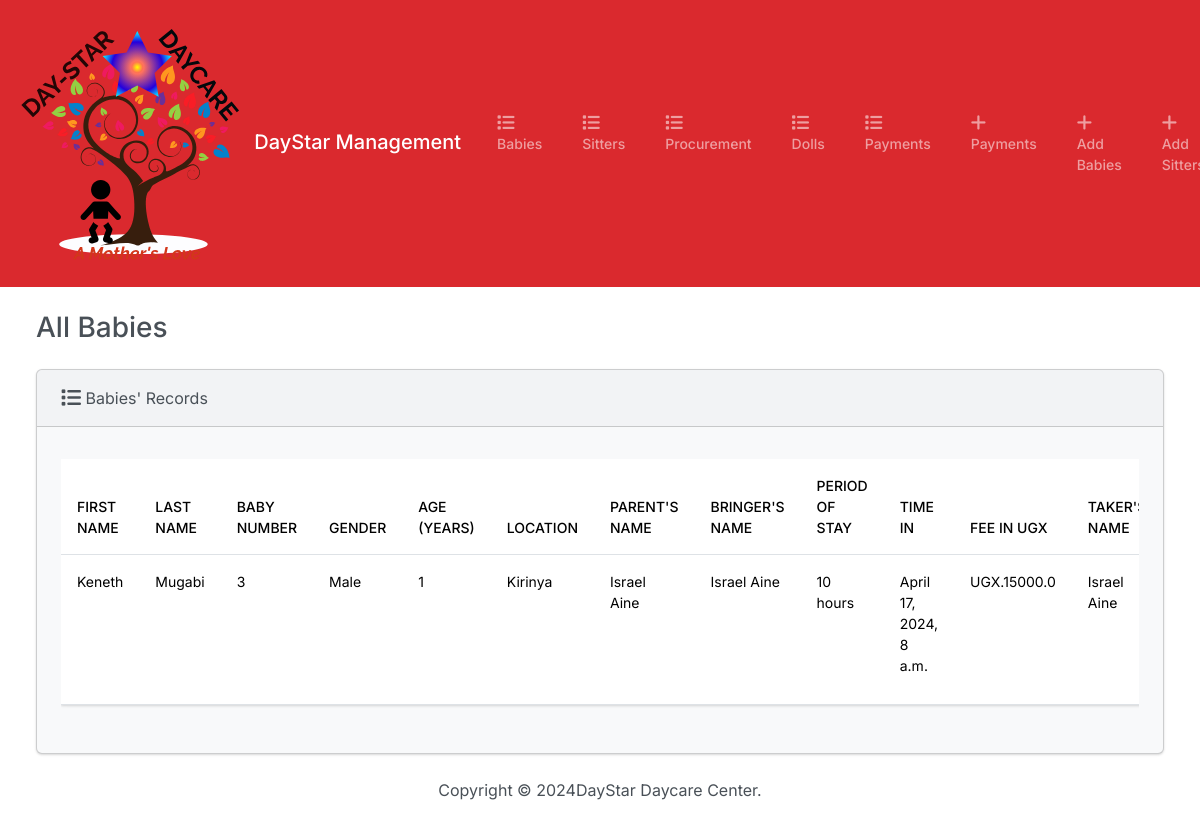
Page /baby/ on the earlier database version.
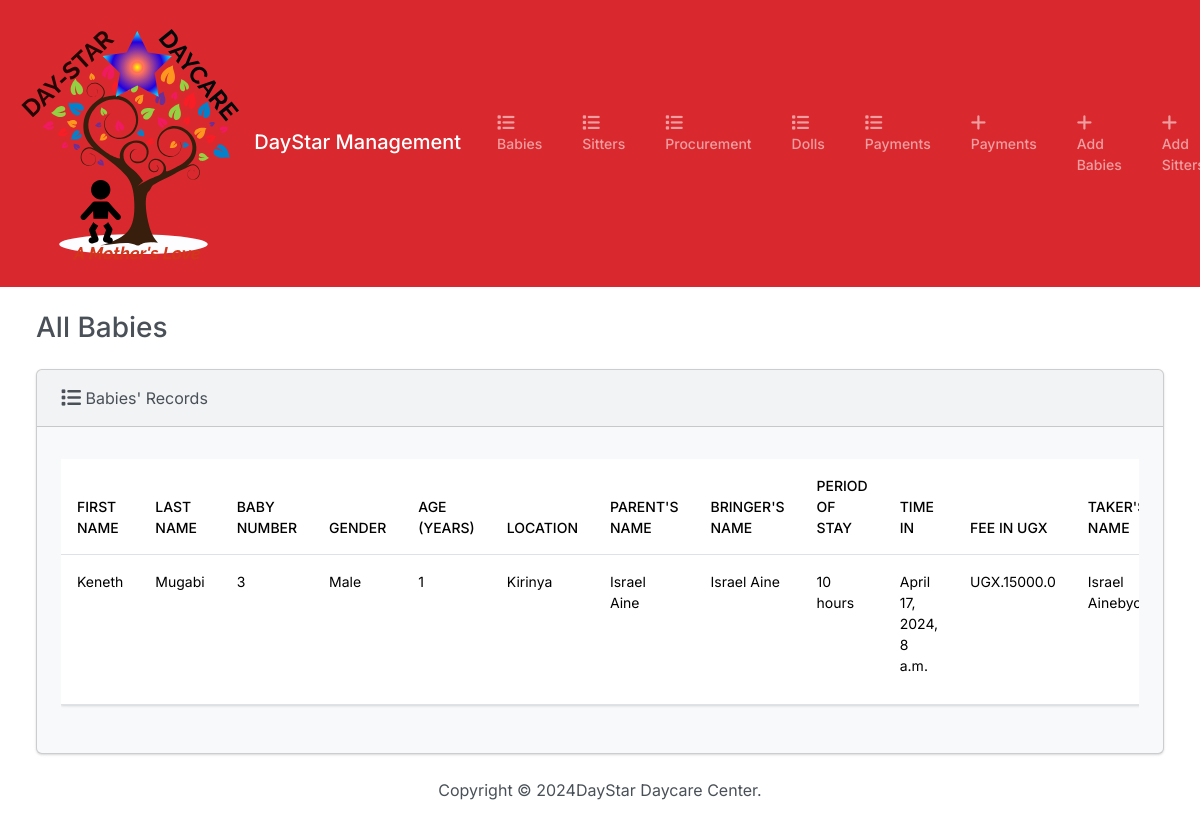
Same page on the later database version.
### daystarapp/models.py (models this page shows, shortened)
class Baby(models.Model):
    first_name = models.CharField(max_length=50, null=True, blank=True)
    last_name = models.CharField(max_length=50, null=True, blank=True)
    baby_number = models.PositiveIntegerField(null=True, blank=True, default=0)
    gender = models.CharField(max_length=10, null=True, blank=True)
    age = models.PositiveIntegerField()
    location = models.CharField(max_length=50, null=True, blank=True)
    parent_name = models.CharField(max_length=50, null=True, blank=True)
    bringer_name = models.CharField(max_length=50,null=True, blank=True)
    period_of_stay = models.CharField(max_length=50, null=True, blank=True)
    time_in = models.DateTimeField()
    fee_in_ugx = models.FloatField()
    taker_name = models.CharField(max_length=50, null=True, blank=True)
    time_out = models.DateTimeField()
    comment = models.CharField(max_length=100, null=True, blank=True)

### daystarapp/views.py (the view)
# urls.py: path("baby/", views.baby, name="baby"),
def baby(request):
    return render(request, "babies/baby.html", {"babies": Baby.objects.all()} )

### daystarapp/templates/babies/baby.html (shortened to what this page needs)
{% extends "babies/base.html" %}
{% block body %}
        <h3 class="m-4">All Babies</h3>
        <div class="row">
            <div class="col-12">
                {% if babies %}
                <div class="card bg-light ms-4 me-4 mb-4">
                    <div class="card-header"><i class="fa-solid fa-list fa-lg"></i> Babies' Records </div>
                    <div class="card-body">
                      <p class="card-text">
                        <div class="table-responsive">
                            <table class="table table-hover">
                                <thead>
                                  <tr>
                                    <th scope="col">First Name</th>
                                    <th scope="col">Last Name</th>
                                    <th scope="col">Baby Number</th>
                                    <th scope="col">Gender</th>
                                    <th scope="col">Age (Years)</th>
                                    <th scope="col">Location</th>
                                    <th scope="col">Parent's Name</th>
                                    <th scope="col">Bringer's Name</th>
                                    <th scope="col">Period of Stay</th>
                                    <th scope="col">Time In</th>
                                    <th scope="col">Fee In UGX</th>
                                    <th scope="col">Taker's Name</th>
                                  </tr>
                                </thead>
                                <tbody>
                                 {% for baby in babies %}
                                 <tr>
                                    <td>{{ baby.first_name }}</td>
                                    <td>{{ baby.last_name }}</td>
                                    <td>{{ baby.baby_number }}</td>
                                    <td>{{ baby.gender }}</td>
                                    <td>{{ baby.age }}</td>
                                    <td>{{ baby.location }}</td>
                                    <td>{{ baby.parent_name }}</td>
                                    <td>{{ baby.bringer_name }}</td>
                                    <td>{{ baby.period_of_stay }}</td>
                                    <td>{{ baby.time_in }}</td>
                                    <td>UGX.{{ baby.fee_in_ugx }}</td>
                                    <td>{{ baby.taker_name }}</td>
                                  </tr>
                                 {% endfor %}
                              </tbody>
                              </table>
                        </div>
                      </p>
                    </div>
                {% else %}
                <h5 class="alert alert-primary ms-4 me-4">No Baby Records</h5>
                {% endif %}
            </div>
        </div>
{% endblock %}

### daystarapp/templates/babies/base.html (shortened to what this page needs)
{% load static %}
<!DOCTYPE html>
<html lang="en">
<head>
    <link rel="stylesheet" href="https://cdnjs.cloudflare.com/ajax/libs/font-awesome/6.5.2/css/all.min.css">
    <link rel="stylesheet" href="{% static 'css/bootstrap.min.css' %}">
    <link rel="stylesheet" href="{% static 'css/base.css' %}">
</head>
<body class="d-flex flex-column min-vh-100">
    <nav class="navbar navbar-expand-lg bg-danger" data-bs-theme="dark">
        <div class="container-fluid">
          <a class="navbar-brand" href="{% url 'baby' %}">
            <img src="{% static 'images/badge.png' %}" alt="{{ badge }}"> DayStar Management</a>
          <div class="collapse navbar-collapse" id="navbarColor01">
            <ul class="navbar-nav me-auto">
              <li class="nav-item">
                <a class="nav-link" href="{% url 'baby' %}"> Babies</a>
              </li>
              <li class="nav-item">
                <a class="nav-link" href="{% url 'sitter' %}"> Sitters</a>
              </li>
              <li class="nav-item">
                <a class="nav-link" href="#"> Procurement</a>
              </li>
              <li class="nav-item">
                <a class="nav-link" href="#"> Dolls</a>
              </li>
              <li class="nav-item">
                <a class="nav-link" href="#"> Payments</a>
              </li>
              <li class="nav-item">
                <a class="nav-link" href="#"> Payments</a>
              </li>
              <li class="nav-item">
                <a class="nav-link" href="{% url 'add' %}"> Add Babies</a>
              </li>
              <li class="nav-item">
                <a class="nav-link" href="{% url 'adds' %}"> Add Sitters</a>
              </li>
             </ul>
          </div>
        </div>
      </nav>
     <div class="container-fluid">
        {% block body %}
        {% endblock %}
     </div>
     <footer class="mt-auto mb-4">
        <div class="text-center">
            <span>
                Copyright &copy; <script>document.write(new Date().getFullYear())</script>DayStar Daycare Center.
            </span>
        </div>
     </footer>
</body>
</html>

Differences in the rows shown:
changed Baby "Keneth": taker_name "Israel Aine" → "Israel…"
